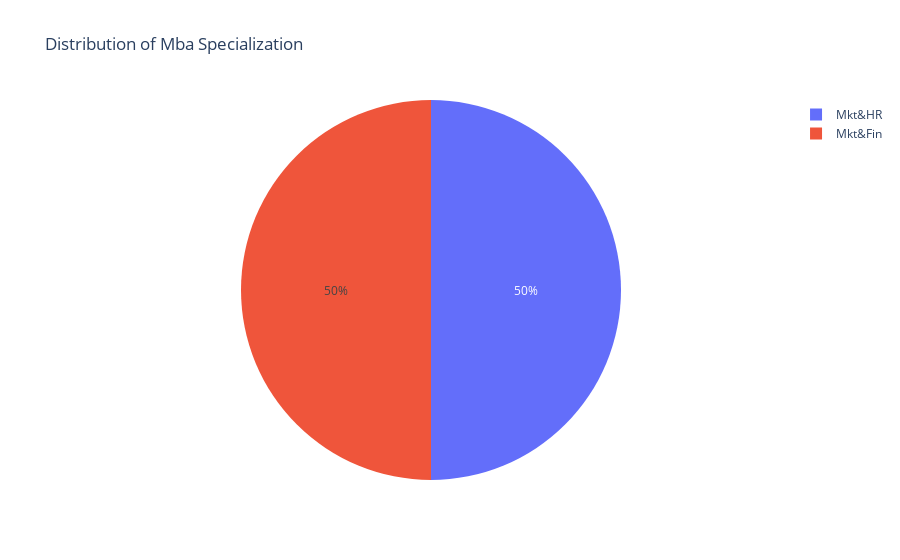

Source (notebook cell):
### Code cell
px.pie(data_frame=df ,names='specialisation', title='Distribution of Mba Specialization')

### Figure 1 — Plotly figure (JSON) as saved in the notebook; plotly's stock layout.template omitted (floating-point values rounded to 4 significant figures; data arrays with more than 128 entries replaced by an {"elided": "..."} marker saying what was removed)
{"data": [{"domain": {"x": [0, 1], "y": [0, 1]}, "hovertemplate": "specialisation=%{label}<extra></extra>", "labels": {"elided": "670 str values"}, "legendgroup": "", "name": "", "showlegend": true, "type": "pie"}], "layout": {"legend": {"tracegroupgap": 0}, "title": {"text": "Distribution of Mba Specialization"}}}
